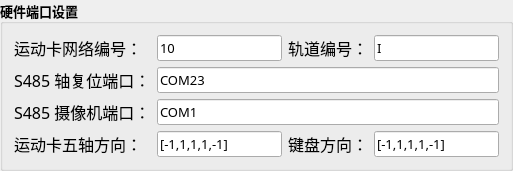
              <widget class="QGroupBox" name="groupBox_17">
               <property name="minimumSize">
                <size>
                 <width>0</width>
                 <height>0</height>
                </size>
               </property>
               <property name="maximumSize">
                <size>
                 <width>600</width>
                 <height>150</height>
                </size>
               </property>
               <property name="font">
                <font>
                 <family>微软雅黑</family>
                 <pointsize>10</pointsize>
                 <bold>true</bold>
                </font>
               </property>
               <property name="title">
                <string>硬件端口设置</string>
               </property>
               <layout class="QGridLayout" name="gridLayout_35">
                <item row="0" column="3">
                 <widget class="QLabel" name="label_80">
                  <property name="font">
                   <font>
                    <family>微软雅黑</family>
                    <pointsize>12</pointsize>
                    <bold>false</bold>
                   </font>
                  </property>
                  <property name="text">
                   <string>轨道编号：</string>
                  </property>
                 </widget>
                </item>
                <item row="5" column="0">
                 <widget class="QLabel" name="label_79">
                  <property name="font">
                   <font>
                    <family>微软雅黑</family>
                    <pointsize>12</pointsize>
                    <bold>false</bold>
                   </font>
                  </property>
                  <property name="text">
                   <string>运动卡五轴方向：</string>
                  </property>
                 </widget>
                </item>
                <item row="2" column="0" colspan="2">
                 <widget class="QLabel" name="label_38">
                  <property name="font">
                   <font>
                    <family>微软雅黑</family>
                    <pointsize>12</pointsize>
                    <bold>false</bold>
                   </font>
                  </property>
                  <property name="text">
                   <string>S485 摄像机端口：</string>
                  </property>
                 </widget>
                </item>
                <item row="1" column="0" colspan="2">
                 <widget class="QLabel" name="label_36">
                  <property name="font">
                   <font>
                    <family>微软雅黑</family>
                    <pointsize>12</pointsize>
                    <bold>false</bold>
                   </font>
                  </property>
                  <property name="text">
                   <string>S485 轴复位端口：</string>
                  </property>
                 </widget>
                </item>
                <item row="0" column="2">
                 <widget class="QLineEdit" name="lineEdit_cardNo">
                  <property name="font">
                   <font>
                    <family>微软雅黑</family>
                    <pointsize>10</pointsize>
                    <bold>false</bold>
                   </font>
                  </property>
                  <property name="toolTip">
                   <string/>
                  </property>
                  <property name="text">
                   <string>10</string>
                  </property>
                  <property name="readOnly">
                   <bool>false</bool>
                  </property>
                 </widget>
                </item>
                <item row="1" column="2" colspan="3">
                 <widget class="QLineEdit" name="lineEdit_s485_Axis_No">
                  <property name="font">
                   <font>
                    <family>微软雅黑</family>
                    <pointsize>10</pointsize>
                    <bold>false</bold>
                   </font>
                  </property>
                  <property name="toolTip">
                   <string/>
                  </property>
                  <property name="text">
                   <string>COM23</string>
                  </property>
                  <property name="readOnly">
                   <bool>false</bool>
                  </property>
                 </widget>
                </item>
                <item row="0" column="4">
                 <widget class="QLineEdit" name="lineEdit_Track_number">
                  <property name="font">
                   <font>
                    <family>微软雅黑</family>
                    <pointsize>10</pointsize>
                    <bold>false</bold>
                   </font>
                  </property>
                  <property name="toolTip">
                   <string/>
                  </property>
                  <property name="text">
                   <string>I</string>
                  </property>
                  <property name="readOnly">
                   <bool>false</bool>
                  </property>
                 </widget>
                </item>
                <item row="0" column="0" colspan="2">
                 <widget class="QLabel" name="label_33">
                  <property name="font">
                   <font>
                    <family>微软雅黑</family>
                    <pointsize>12</pointsize>
                    <bold>false</bold>
                   </font>
                  </property>
                  <property name="text">
                   <string>运动卡网络编号：</string>
                  </property>
                 </widget>
                </item>
                <item row="2" column="2" colspan="3">
                 <widget class="QLineEdit" name="lineEdit_s485_Cam_No">
                  <property name="font">
                   <font>
                    <family>微软雅黑</family>
                    <pointsize>10</pointsize>
                    <bold>false</bold>
                   </font>
                  </property>
                  <property name="toolTip">
                   <string/>
                  </property>
                  <property name="text">
                   <string>COM1</string>
                  </property>
                 </widget>
                </item>
                <item row="5" column="2">
                 <widget class="QLineEdit" name="lineEdit_five_axis">
                  <property name="font">
                   <font>
                    <family>微软雅黑</family>
                    <pointsize>10</pointsize>
                    <bold>false</bold>
                   </font>
                  </property>
                  <property name="toolTip">
                   <string/>
                  </property>
                  <property name="text">
                   <string>[-1,1,1,1,-1]</string>
                  </property>
                 </widget>
                </item>
                <item row="5" column="3">
                 <widget class="QLabel" name="label_81">
                  <property name="font">
                   <font>
                    <family>微软雅黑</family>
                    <pointsize>12</pointsize>
                    <bold>false</bold>
                   </font>
                  </property>
                  <property name="text">
                   <string>键盘方向：</string>
                  </property>
                 </widget>
                </item>
                <item row="5" column="4">
                 <widget class="QLineEdit" name="lineEdit_five_key">
                  <property name="font">
                   <font>
                    <family>微软雅黑</family>
                    <pointsize>10</pointsize>
                    <bold>false</bold>
                   </font>
                  </property>
                  <property name="toolTip">
                   <string/>
                  </property>
                  <property name="text">
                   <string>[-1,1,1,1,-1]</string>
                  </property>
                 </widget>
                </item>
               </layout>
              </widget>
